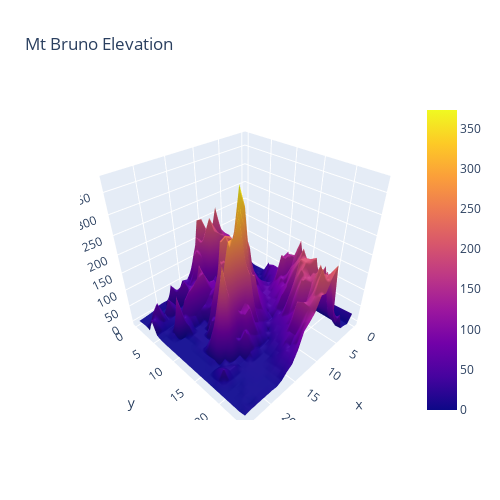
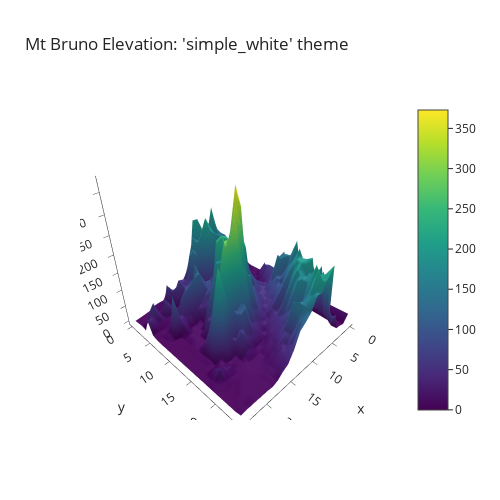

These figures' notebook cell, in order:
### Markdown cell above
### plotly graph objects

### Code cell
import plotly.graph_objects as go
import pandas as pd

z_data = pd.read_csv("https://raw.githubusercontent.com/plotly/datasets/master/api_docs/mt_bruno_elevation.csv")

fig = go.Figure(
    data=go.Surface(z=z_data.values),
    layout=go.Layout(
        title="Mt Bruno Elevation",
        width=500,
        height=500,
    ))

fig.show()

#use update_layout
fig.update_layout(template="simple_white", title="Mt Bruno Elevation: 'simple_white' theme")

### Figure 1 — Plotly figure (JSON) as saved in the notebook; plotly's stock layout.template omitted (floating-point values rounded to 4 significant figures; data arrays with more than 128 entries replaced by an {"elided": "..."} marker saying what was removed)
{"data": [{"type": "surface", "z": {"elided": "25x25 float values"}}], "layout": {"height": 500, "title": {"text": "Mt Bruno Elevation"}, "width": 500}}

### Figure 2 — Plotly figure (JSON) as saved in the notebook; plotly's stock layout.template omitted (floating-point values rounded to 4 significant figures; data arrays with more than 128 entries replaced by an {"elided": "..."} marker saying what was removed)
{"data": [{"type": "surface", "z": {"elided": "25x25 float values"}}], "layout": {"height": 500, "title": {"text": "Mt Bruno Elevation: 'simple_white' theme"}, "width": 500}}
